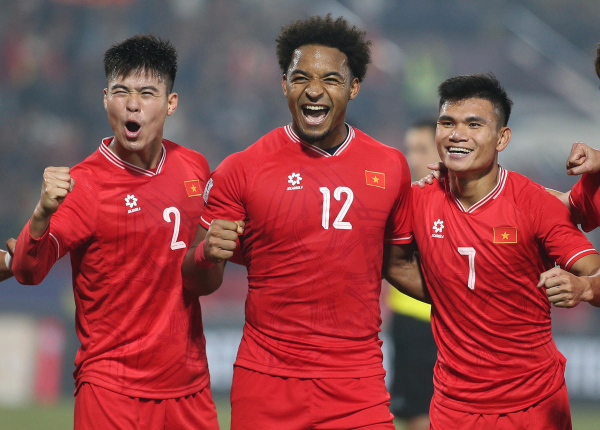
#> input picture face detection/anhcauthu.jpg, 1200 x 860 px, given in place of the camera (shown at 1/2 size)
$ jupyter execute bai2.ipynb
#> lines starting #> are read from the running program, lines starting #| are printed output that depends on the picture; after the words box and inside, x2 and y2 are one past the last pixel; in counts of white or black regions, pixels touching at a corner belong together
[cell 1]
import os
import cv2
import numpy as np
import pickle
import matplotlib.pyplot as plt

[cell 2]
DATASET_DIR = os.path.join(os.getcwd(), 'dataset')
os.makedirs(DATASET_DIR, exist_ok=True)
print(f"Dataset sẽ lưu tại: {DATASET_DIR}")

[cell 3]
face_data = []
i = 0
camera = cv2.VideoCapture(0)
facecascade = cv2.CascadeClassifier(
    cv2.data.haarcascades + 'haarcascade_frontalface_default.xml'
)
name = input('Enter your name --> ')
#> the answer given: anhcauthu.jpg
ret = True
while ret:
    ret, frame = camera.read()
#> frame is the input picture: shape (860, 1200, 3); mean B, G, R 76.4, 73.1, 143.9
    if ret == True:
        gray = cv2.cvtColor(frame, cv2.COLOR_BGR2GRAY)
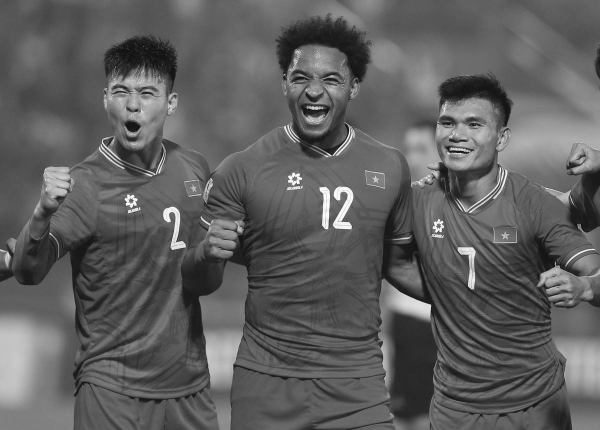
#> gray: shape (860, 1200) (shown at 1/2 size); min 0, max 255, mean 94.6
        face_coordinates = facecascade.detectMultiScale(gray, 1.3, 4)
#> face_coordinates = [[551, 96, 155, 155], [199, 130, 136, 136], [849, 191, 146, 146]]
        for (a, b, w, h) in face_coordinates:
            # Cắt vùng mặt → resize 50x50 → flatten thành vector 2500 chiều
            face_crop    = gray[b:b+h, a:a+w]
            face_resized = cv2.resize(face_crop, (50, 50))
            face_data.append(face_resized.flatten())
            i += 1
            # Vẽ box + đếm số ảnh đã thu
            cv2.rectangle(frame, (a, b), (a+w, b+h), (0, 255, 0), 2)
            cv2.putText(frame, f"{name} [{i}/10]",
                        (a, b-10), cv2.FONT_HERSHEY_SIMPLEX, 0.7, (0, 255, 0), 2)
            if i >= 10:          # đủ 10 ảnh → dừng
                ret = False
                break
#> this loop made 3 passes
#> pass 1, `face_crop    = gray[b:b+h, a:a+w]`:
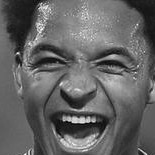
#> face_crop: shape (155, 155); min 2, max 250, mean 99.7
#> pass 1, `face_resized = cv2.resize(face_crop, (50, 50))`:
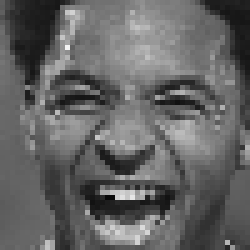
#> face_resized: shape (50, 50) (shown 5 times larger); min 8, max 244, mean 99.8
#> pass 2, `face_crop    = gray[b:b+h, a:a+w]`:
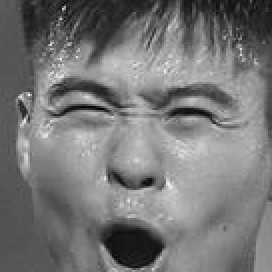
#> face_crop: shape (136, 136) (shown 2 times larger); min 3, max 244, mean 118.4
#> pass 2, `face_resized = cv2.resize(face_crop, (50, 50))`:
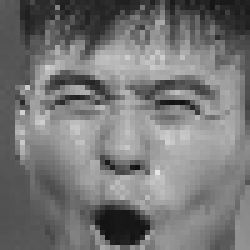
#> face_resized: shape (50, 50) (shown 5 times larger); min 17, max 228, mean 118.2
#> after the loop:
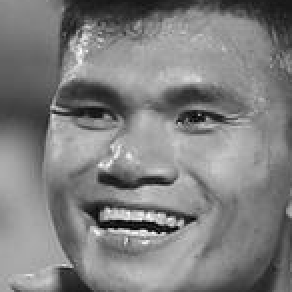
#> face_crop: shape (146, 146) (shown 2 times larger); min 0, max 254, mean 127.4
#> after the loop:
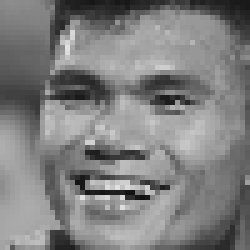
#> face_resized: shape (50, 50) (shown 5 times larger); min 17, max 226, mean 127.4
#> after the loop:
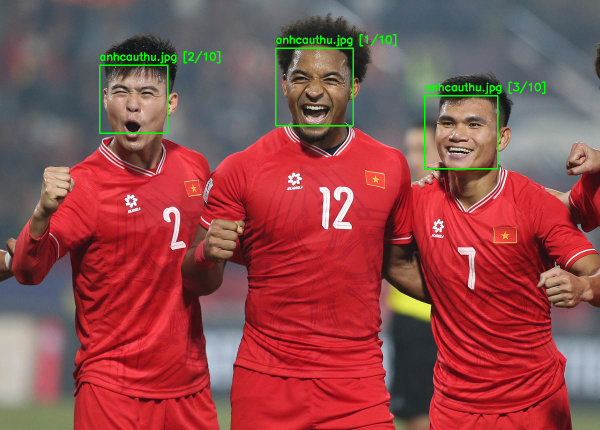
#> frame: shape (860, 1200, 3) (shown at 1/2 size); 0.99% of pixels changed, all inside (x1, y1, x2, y2) = (198, 68, 1091, 339)
#> after the loop, face_data = 3 items; i = 3
        cv2.imshow('frames', frame)
        if cv2.waitKey(1) == 27:  # ESC để thoát sớm
#> (key Esc is pressed here)
            break
    else:
        print('error')
        break
cv2.destroyAllWindows()
camera.release()
